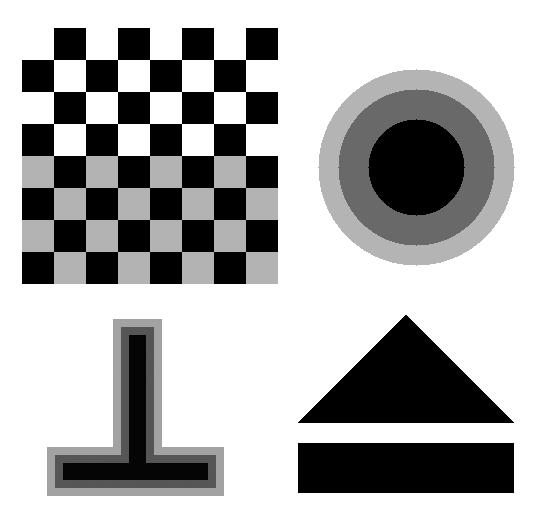
%> input picture lab1/part1/edgetest_17.png, 537 x 523 px
$ octave part1.m   (GNU Octave 9; MATLAB toolbox functions it lacks are replaced by stand-ins)
%> lines starting %> are read from the running program, lines starting %| are printed output that depends on the picture; in (x1, y1, x2, y2) boxes, pixels count from 0 and x2, y2 are one past the last pixel; in counts of white or black regions, pixels touching at a corner belong together; the program's own positions count from 1
%> further down, I0 is the input picture: size 523x537 uint8; min 0, max 255, mean 175.6
### lab1/part1/Noisy.m
function [ result ] = Noisy(StartingImage,PSNR)
%> called with PSNR = 20
% This function creates a 'noisy' image which will be used
% as input in the edge detection algorithm
% White gaussian noise of mean = 0 and standard deviation sigma_n is used
% Sigma_n is calculated from the desired PSNR which is given as input

Imax = max( max(StartingImage) );
%> Imax = 1
Imin = min( min(StartingImage) ); % keep max and min element of image
%> Imin = 0

sigma_n = (Imax-Imin) / (10^(PSNR/20)); % standard deviation
%> sigma_n = 0.1
var = sigma_n^ 2; % variance of noise signal, square of standard deviation
%> var = 0.01
I_noise = imnoise(StartingImage,'gaussian',0,var);

result = I_noise;
end

### lab1/part1/EdgeDetect.m
% ----------------- 1.2 -----------------
function [ result ] = EdgeDetect(InputImage, sigma , ThetaEdge , LaplaceType )
%> called with sigma = 1.5, ThetaEdge = 0.2, LaplaceType = 0
% ---------------- 1.2.1 ----------------
n = ceil(3*sigma)*2 + 1;
% [n n] defines rows and columns of filter
% alliws [n n] !!!!!!!!!!!!!!!!!!!!!!!!!!!!!!
TwoDGaussian = fspecial('gaussian',n,sigma); % 2D Gaussian filter
LaplacianOfGaussian = fspecial('log',n,sigma);  % Laplacian-of-Gaussian filter

% ---------------- 1.2.2 ----------------
I_sigma = imfilter(InputImage,TwoDGaussian,'symmetric'); % Convolution of 2D Gaussian filter with (noisy) Image
% xreiazetai to symmetric ? ? ? ?

B = strel('disk',1); % create a flat morphological structuring element ( a cross of 1's in a 3x3 matrix )
if LaplaceType == 0 % Linear
    %i)
    L = imfilter(InputImage,LaplacianOfGaussian,'symmetric'); % Convolution of Laplacian of Gaussian filter with (noisy) Image
else % Non-Linear
    %ii)
    temp1 = imdilate (I_sigma,B);
    temp2 = imerode (I_sigma,B);
    L = temp1 + temp2 - 2*I_sigma;
end

% ---------------- 1.2.3 ----------------
X = ( L >= 0 ); % create binary sign image of L
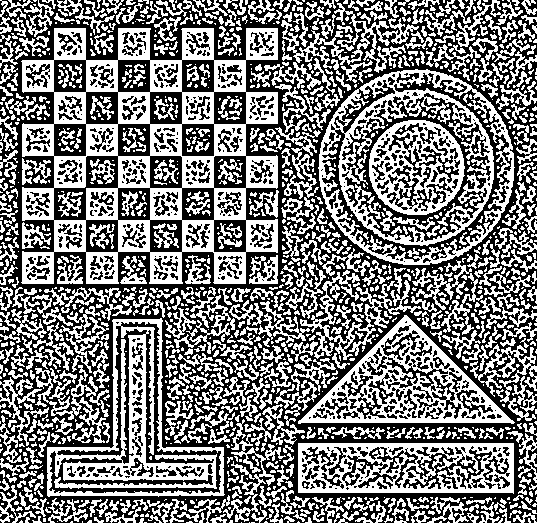
%> X: size 523x537 logical; 48.4% white; 1382 white regions (740 under 20 px), largest, box (x1, y1, x2, y2) and area: (21, 28, 278, 284) 24778, (318, 69, 515, 265) 10782, (47, 318, 225, 497) 8773
temp3 = imdilate(X,B);
%> temp3: size 523x537 logical; 79% white; black in thin lines or dots
temp4 = imerode(X,B);
%> temp4: size 523x537 logical; 18.8% white in thin lines or dots
Y = temp3 - temp4; % outline of X
%> Y: size 523x537 double; values 0 (black) and 1 (white), 60.3% white; black in thin lines or dots

% ---------------- 1.2.4 ----------------
% Reject zero-crossings on nearly smooth areas
[GradX,GradY] = gradient(I_sigma);
GradIm = sqrt(GradX.^2 + GradY.^2);
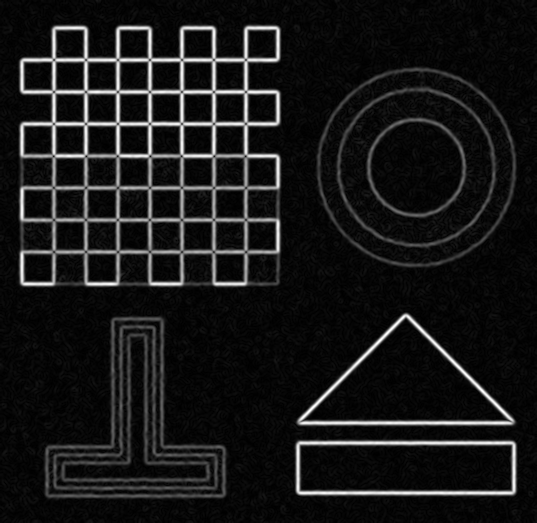
%> GradIm: size 523x537 double; min 2.46e-05, max 0.242, mean 0.0228; drawn with min black and max white
max_grad = max(max(GradIm));
%> max_grad = 0.242

Z = ( (Y==1) & (GradIm > ThetaEdge*max_grad) );
%> Z: size 523x537 logical; 6% white in thin lines or dots, all inside (x1, y1, x2, y2) = (19, 25, 516, 498)

result = Z;
end

### lab1/part1/Quality.m
function [ result ] = Quality(T,curr)
% This function calculates  a measure of quality of the edge detection
% process. We compare the starting image (in binary form which was
% calculated in 1.3.1) with the binary image that was calculated from
% EdgeDetect function
% ---------------- 1.3.2 ----------------
DT = ( (T==1) & (curr==1) ) ;
cardDT = sum(DT(:));
cardD = sum(curr(:));
cardT = sum(T(:));

PrDT = cardDT / cardD; % Percentage of detected edges that are real (Precision)
PrTD = cardDT / cardT; % Percentage of real edges that were detected (Recall)

C = (PrDT + PrTD)/2; % Quality criterium

result = C;
end

### lab1/part1/part1.m
clear all; close all; clc;
% Parameters
% PSNR = 10;
PSNR = 20;

% Sigma = 1;
Sigma = 1.5;
% Sigma = 2;
% Sigma = 3;

% ThetaEdge = 0.1;
ThetaEdge = 0.2;
% ThetaEdge = 0.3;

% ----------------- 1.1 -----------------
% ---------------- 1.1.1 ----------------
I0 = imread('edgetest_17.png');
I0_d = im2double(I0); % convert it to double, so as to add noise later

% ---------------- 1.1.2 ----------------
I_noise = Noisy(I0_d,PSNR);

% ----------------- 1.2 -----------------
% --- Linear ---
LaplaceType = 0;
D_0 = EdgeDetect(I_noise, Sigma, ThetaEdge, LaplaceType);
% --- Non Linear  ---
LaplaceType = 1;
D_1 = EdgeDetect(I_noise, Sigma, ThetaEdge, LaplaceType);
%> call 2 of EdgeDetect, with sigma = 1.5, ThetaEdge = 0.2, LaplaceType = 1
%> in EdgeDetect (call 2), `L = temp1 + temp2 - 2*I_sigma;`:
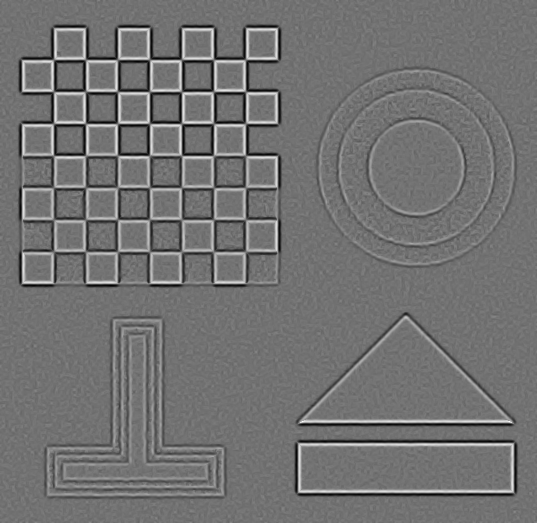
%> L: size 523x537 double; min -0.107, max 0.131, mean -0.0002; drawn with min black and max white
%> in EdgeDetect (call 2), `X = ( L >= 0 );`:
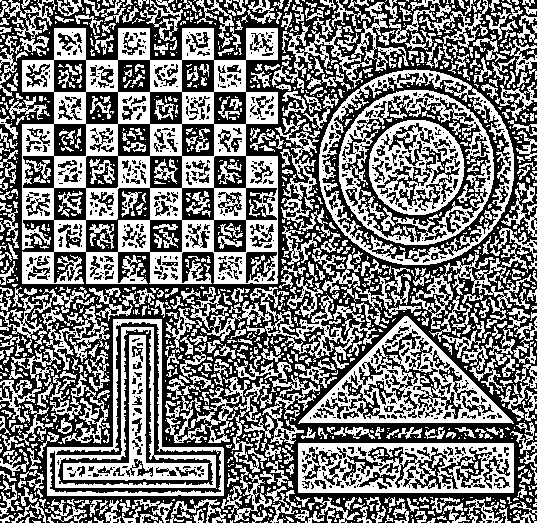
%> X: size 523x537 logical; 47.8% white; 1556 white regions (1016 under 20 px), largest, box (x1, y1, x2, y2) and area: (22, 28, 278, 284) 27440, (298, 316, 514, 424) 7388, (298, 443, 514, 493) 6875
%> in EdgeDetect (call 2), `temp3 = imdilate(X,B);`: temp3: size 523x537 logical; 79.3% white; black in thin lines or dots
%> in EdgeDetect (call 2), `temp4 = imerode(X,B);`:
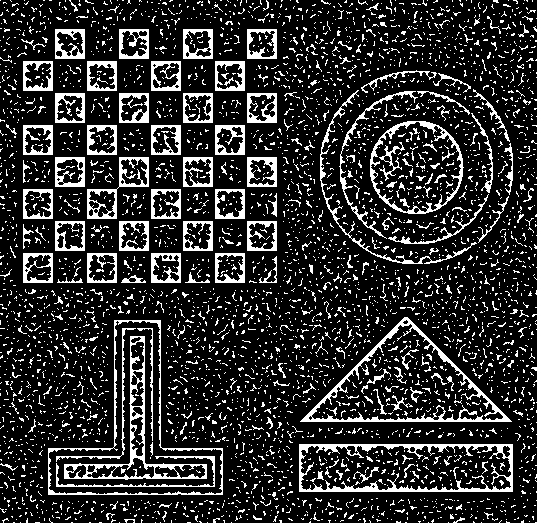
%> temp4: size 523x537 logical; 17.4% white in thin lines or dots
%> in EdgeDetect (call 2), `Y = temp3 - temp4;`:
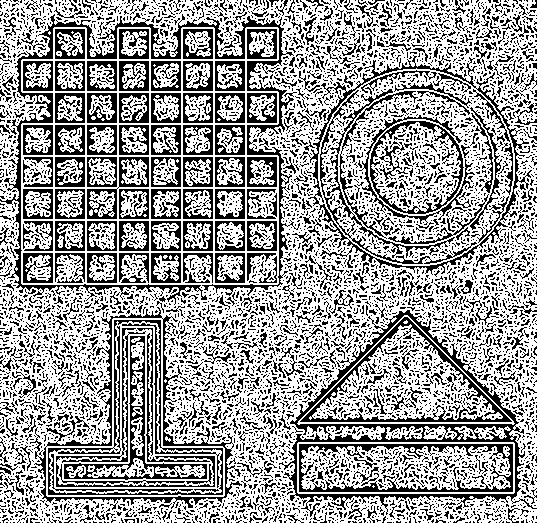
%> Y: size 523x537 double; values 0 (black) and 1 (white), 61.9% white; black in thin lines or dots
%> in EdgeDetect (call 2), `Z = ( (Y==1) & (GradIm > ThetaEdge*max_grad) );`: Z: size 523x537 logical; 6% white in thin lines or dots, all inside (x1, y1, x2, y2) = (21, 27, 515, 497)

% ----------------- 1.3 -----------------
% ---------------- 1.3.1 ----------------
B = strel('disk',1); % create a flat morphological structuring element ( a cross of 1's in a 3x3 matrix )
% Calculate 'real' edges, on Starting Image I0
temp1 = imdilate (I0_d,B);
temp2 = imerode (I0_d,B);
M = temp1 - temp2;
ThetaRealEdge = 0.2;
T = (M > ThetaRealEdge); % convert to binary image
%> T: size 523x537 logical; 6% white in thin lines or dots, all inside (x1, y1, x2, y2) = (21, 27, 516, 497)

% ---------------- 1.3.2 ----------------
C(1) = Quality(T,D_0);
%> in Quality, `cardDT = sum(DT(:));`: cardDT = 16228
%> in Quality, `cardD = sum(curr(:));`: cardD = 16747
%> in Quality, `cardT = sum(T(:));`: cardT = 16759
%> in Quality, `PrDT = cardDT / cardD;`: PrDT = 0.969
%> in Quality, `PrTD = cardDT / cardT;`: PrTD = 0.968
%> in Quality, `C = (PrDT + PrTD)/2;`: C = 0.969
C(2) = Quality(T,D_1);
%> in Quality (call 2), `DT = ( (T==1) & (curr==1) ) ;`:
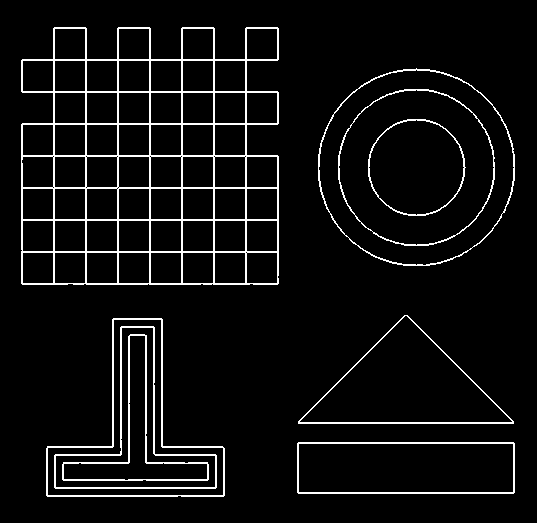
%> DT: size 523x537 logical; 5.9% white in thin lines or dots, all inside (x1, y1, x2, y2) = (21, 27, 515, 497)
%> in Quality (call 2), `cardDT = sum(DT(:));`: cardDT = 16514
%> in Quality (call 2), `cardD = sum(curr(:));`: cardD = 16798
%> in Quality (call 2), `PrDT = cardDT / cardD;`: PrDT = 0.983
%> in Quality (call 2), `PrTD = cardDT / cardT;`: PrTD = 0.985
%> in Quality (call 2), `C = (PrDT + PrTD)/2;`: C = 0.984

% ---------------- 1.3.3 ----------------
str = sprintf('PNSR = %d, ó = %.1f, è_e_d_g_e = %.1f',PSNR,Sigma,ThetaEdge);

figure; suptitle(str);
subplot(2,2,1); imshow(I0_d); title('Starting Image, no Noise');
subplot(2,2,2); imshow(~T); title('Starting Image Edges, è_r_e_a_l_e_d_g_e = 0.2');
subplot(2,2,3); imshow(I_noise); title('Noisy Image');
subplot(2,2,4); imshow(~D_0); title('Noisy Image Edges ( Linear Method )');

figure; suptitle(str);
subplot(2,2,1); imshow(I0_d); title('Starting Image, no Noise');
subplot(2,2,2); imshow(~T); title('Starting Image Edges, è_r_e_a_l_e_d_g_e = 0.2');
subplot(2,2,3); imshow(I_noise); title('Noisy Image');
subplot(2,2,4); imshow(~D_1); title('Noisy Image Edges ( Non Linear Method )');
